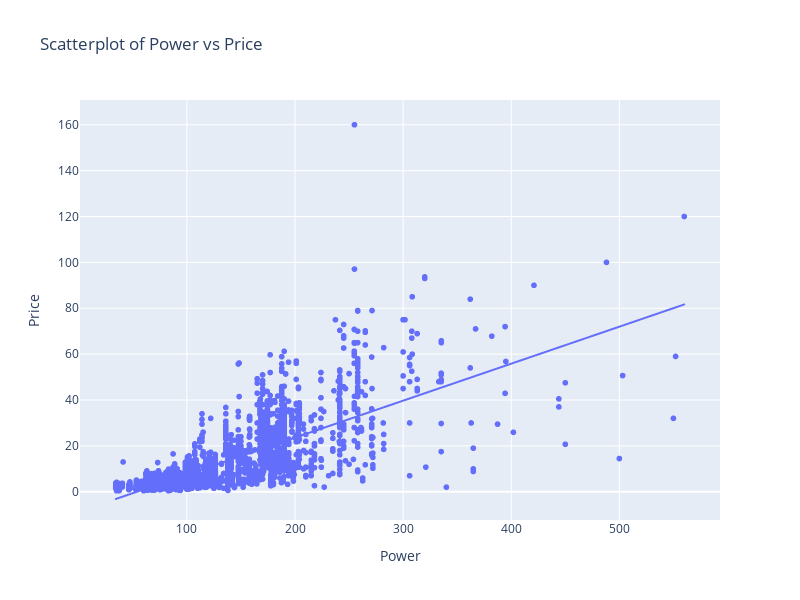

Here is the notebook cell this chart was saved with:
### Code cell
px.scatter(df, x='Power', y='Price', trendline='ols', width=800, height=600, title= "Scatterplot of Power vs Price")

### Figure 1 — Plotly figure (JSON) as saved in the notebook; plotly's stock layout.template omitted (floating-point values rounded to 4 significant figures; data arrays with more than 128 entries replaced by an {"elided": "..."} marker saying what was removed)
{"data": [{"hovertemplate": "Power=%{x}<br>Price=%{y}<extra></extra>", "legendgroup": "", "marker": {"color": "#636efa", "symbol": "circle"}, "mode": "markers", "name": "", "showlegend": false, "type": "scattergl", "x": {"elided": "6019 float values"}, "xaxis": "x", "y": {"elided": "6019 float values"}, "yaxis": "y"}, {"hovertemplate": "<b>OLS trendline</b><br>Price = 0.161275 * Power + -8.66222<br>R<sup>2</sup>=0.596858<br><br>Power=%{x}<br>Price=%{y} <b>(trend)</b><extra></extra>", "legendgroup": "", "marker": {"color": "#636efa", "symbol": "circle"}, "mode": "lines", "name": "", "showlegend": false, "type": "scattergl", "x": {"elided": "5876 float values"}, "xaxis": "x", "y": {"elided": "5876 float values"}, "yaxis": "y"}], "layout": {"height": 600, "legend": {"tracegroupgap": 0}, "title": {"text": "Scatterplot of Power vs Price"}, "width": 800, "xaxis": {"anchor": "y", "domain": [0, 1], "title": {"text": "Power"}}, "yaxis": {"anchor": "x", "domain": [0, 1], "title": {"text": "Price"}}}}
